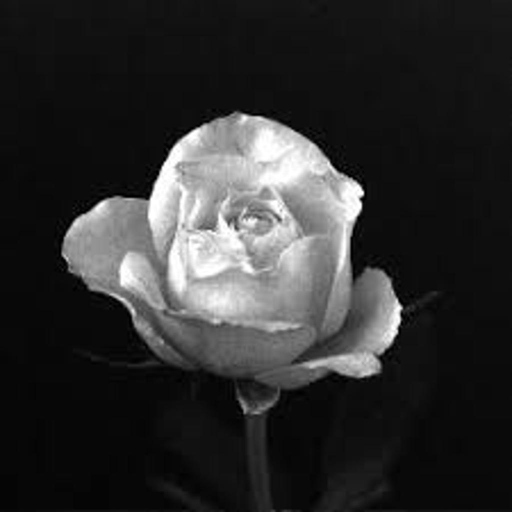
#> input picture PDI-P2/imagenes/rosa1024.jpg, 1024 x 1024 px (shown at 1/2 size)
$ jupyter execute PDI-P2.ipynb   (shell and % lines are left out)
#> lines starting #> are read from the running program, lines starting #| are printed output that depends on the picture; after the words box and inside, x2 and y2 are one past the last pixel; in counts of white or black regions, pixels touching at a corner belong together
Janet Illescas Coria

# Práctica 2 - Resolución espacial y de intensidad

[cell 1]
# Bibliotecas para la manipulación de imágenes, matrices, crear
# números aleatorios y el manejo de archivos y directorios.
from skimage import io
import matplotlib.pyplot as plt
import matplotlib.image as mpimg
import numpy as np
import random
import os

[cell 2]
# Configuración de pyplot para ver las imágenes en escala de grises.
plt.rcParams['image.cmap'] = 'gray'
# Comando de Jupyter para que las imágenes se muestren automaticamente.

### 1. Reducción de la resolución espacial

[cell 3]
# Función para reducir la resolución espacial de la imagen recibida de
# tamaño 1024x1024 (recibimos la dirección donde se encuentra el archivo de la
# imagen).
def reduccion_espacial(img):
    # Estaremos utilizando los bloques try y except para manejar
    # excepciones que se puedan dar.
#> called with img = 'imagenes/rosa1024.jpg'
    try:
        # Verificamos si el archivo recibido existe, si no existe
        # lanzamos una excepción.
        if not os.path.exists(img):
            raise ValueError('No existe el archivo')

        # Verificamos si el archivo es png o jpg, si no es así lanzamos
        # una excepción.
        if not img.endswith('.png') and not img.endswith('.jpg'):
            raise ValueError('El archivo debe ser png o jpg')


        # Leemos la imagen.
        img = io.imread(img)
#> img is the input picture: shape (1024, 1024); min 0, max 255, mean 46.9

        # Verificamos si la imagen tiene el tamaño que se requiere,
        # si no es así lanzamos una excepción.
        if img.shape != (1024, 1024):
            raise ValueError('La imagen dede ser de 1024 x 1024 pixeles')

        # Creamos matrices llenas de ceros de los tamaños a los que
        # será reducida la imagen (512, 256, 128, 64).
        img1 = np.zeros((512, 512))
        img2 = np.zeros((256, 256))
        img3 = np.zeros((128, 128))
        img4 = np.zeros((64, 64))

        # Creamos una lista que contendrá a todas las imágenes
        # de diferentes tamaños.
        imgs = [img, img1, img2, img3, img4]

        # Para procesar las 4 imágenes vacías creamos un ciclo
        # for.
        for i in range(1, 5):
            # Obtenemos el rango espacial de la imagen i.
            rango_yx = imgs[i].shape
            # Recorremos la imagen i pixel por pixel.
            for y in range(0, rango_yx[0]):
                for x in range(0, rango_yx[1]):
                    # Le asignamos su valor correspondiente de la imagen
                    # anterior (que tiene exactamente el doble de tamaño),
                    # por eso sus coordenadas se obtienen multiplicando
                    # las coordenadas actuales por 2.
                    imgs[i][y][x] = imgs[i-1][y*2][x*2]
#> after the loop, imgs = 5 items

        # Eliminamos la primer imagen de la lista, ya que es la original.
        imgs.pop(0)

        # Regresamos nuestro conjunto de imágenes ya procesadas.
        return imgs

    # Si ocurre algún error se muestra.
    except ValueError as e:
            print(f"Error: {e}")

[cell 4]
# Ejecutamos la función reduccion_espacial() con la dirección de la imagen
# rosa1024.jpg. Guardamos el conjunto de imágenes ya reducidas en la
# variable imgs_reducidas_e.
imgs_reducidas_e = reduccion_espacial('imagenes/rosa1024.jpg')
#> imgs_reducidas_e = 4 items

### 2. Despliegue de imágenes reducidas espacialmente

[cell 5]
# Recorremos las imágenes reducidas espacialemente.
for img in imgs_reducidas_e:
    # Creamos una figura con un tamaño que se ajusta al número de
    # píxeles de la imagen. Dividimos las dimensiones entre 100 para
    # obtener una escala razonable en pulgadas.
    plt.figure(figsize=(img.shape[1]/100, img.shape[0]/100))
    # Desplegamos la imagen
    plt.imshow(img)
    # Creamos otra figura para poder mostrar otra imagen, sino el
    # proximo imshow sobreescribe al anterior.
    plt.figure()
#> this loop made 4 passes
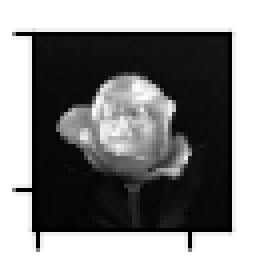
#> figure drawn by matplotlib, 1 panel

### 3. Zoom con el método vecino más cercano

[cell 6]
# Función para hacer zoom a 1024x1024 pixeles de la imagen recibida con
# el método del vecino más cercano.
# Recibimos imagen como un arreglo numpy (matriz).
def zoom_vecino_mas_cercano(img):
    try:
        # Verificamos si la imagen recibida es un arreglo numpy, sino
        # lanzamos una excepción.
        if not isinstance(img, np.ndarray):
            raise ValueError('La imagen debe ser una instancia numpy.ndarray')

        # Creamos una matriz llenas de ceros de tamaño 1024x1024.
        img_z = np.zeros((1024, 1024))

        # Obtenemos el factor necesario para escalar el tamaño de la
        # imagen recibida a un tamaño de 1024.
        multiplo = 1024 // img.shape[0]
        # Recorremos la imagen pixel por pixel.
        for y in range(0, 1024):
            for x in range(0, 1024):
                # Le asignamos su valor correspondiente de la imagen
                # original dividiendo la coordenada entre el factor
                # obtenido anteriormente. Al ser una división entera
                # obtendremos la coordenada correspondiente al vecino
                # más cercano.
                img_z[y][x] = img[y//multiplo][x//multiplo]

        # Regresamos la imagen con un zoom a 1024x1024 pixeles.
        return img_z

    except ValueError as e:
            print(f"Error: {e}")

[cell 7]
# Recorremos las imágenes reducidas en el ejercicio anterior.
for img in imgs_reducidas_e:
    # Realizamos el zoom a 1024x1024 pixeles de cada imagen.
    zoom = zoom_vecino_mas_cercano(img)
    # Desplegamos la imagen con zoom.
    plt.imshow(zoom)
    plt.figure()
#> this loop made 4 passes
#> multiplo in zoom_vecino_mas_cercano on passes 1 to 4: 2, 4, 8, 16
#> pass 3, `zoom = zoom_vecino_mas_cercano(img)`:
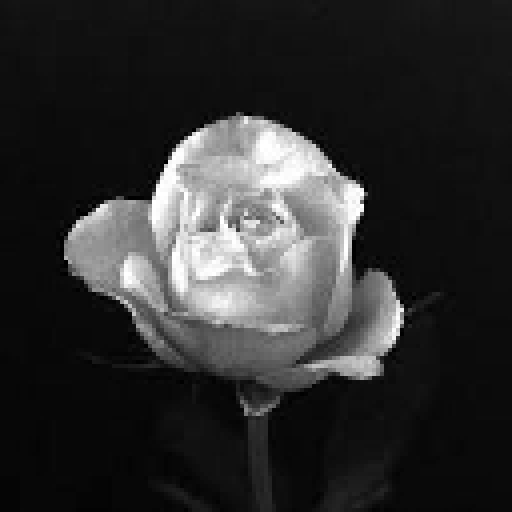
#> zoom: shape (1024, 1024) float64 (shown at 1/2 size); min 0, max 255, mean 46.9
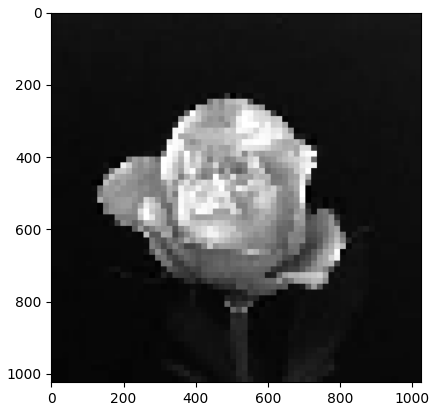
#> figure drawn by matplotlib, 1 panel

### 4. Reducción de la resolución de intensidad

[cell 8]
# Función para reducir la resolución de intensidad a 128, 64, 32, 16, 8,
# 4 y 2 de la imagen recibida (recibimos la dirección donde se encuentra
# el archivo de la imagen).
def reduccion_intensidad(img):
#> called with img = 'imagenes/X_raySkull.png'
    try:
        # Verificamos si el archivo recibido existe, si no existe
        # lanzamos una excepción.
        if not os.path.exists(img):
            raise ValueError('No existe el archivo')

        # Verificamos si el archivo es png o jpg, si no es así lanzamos
        # una excepción.
        if not img.endswith('.png') and not img.endswith('.jpg'):
            raise ValueError('El archivo debe ser png o jpg')

        # Leemos la imagen.
        img = io.imread(img)
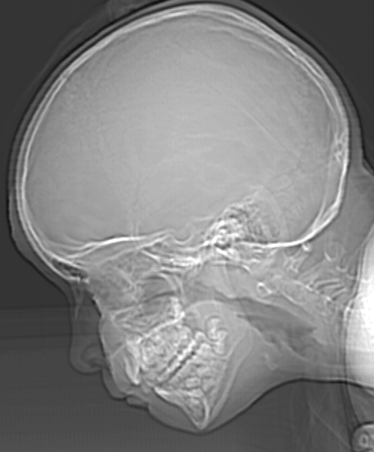
#> input picture PDI-P2/imagenes/X_raySkull.png, 374 x 452 px
#> img is the input picture: shape (452, 374); min 12, max 255, mean 129.4
        # Creamos una lista vacía en la que almacenaremos las imágenes con
        # las intensidades que debe generar la función.
        imgs = []

        # Lista de intensidades que se deben generar.
        intensidades = [128, 64, 32, 16, 8, 4, 2]

        # Recorremos la lista de intensidades.
        for i in intensidades:
            # Creamos una matriz llena de ceros del tamaño de la imagen
            # recibida.
            nueva_img = np.zeros(img.shape)
            # Recorremos los pixeles de la matriz.
            for y in range(0, img.shape[0]):
                for x in range(0, img.shape[1]):
                    # Le asignamos el nuevo valor de intensidad al pixel.
                    # Obtenemos el nuevo valor dividiendo la intensidad
                    # anterior entre 255 para generar un número entre 0
                    # y 1, luego es multiplicado por la intensidad a la
                    # que se debe escalar menos uno (ya que se considera
                    # al 0), como se pueden obtener números decimales
                    # hacemos un redondeo para que el valor sea entero.
                    nueva_img[y][x] = round(img[y][x] / 255 * (i-1))

            # Agregamos la imagen ya procesada a la lista de imágenes.
            imgs.append(nueva_img)
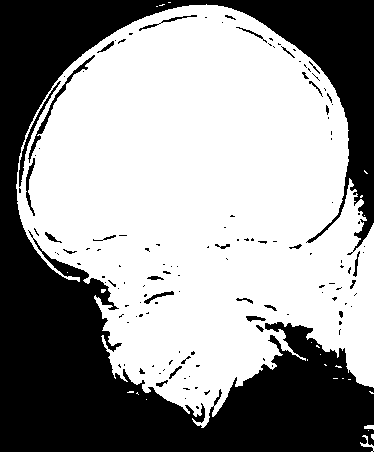
#> nueva_img: shape (452, 374) float64; values 0 (black) and 1 (white), 59.8% white; 134 black regions (103 under 20 px), largest, box (x1, y1, x2, y2) and area: (0, 0, 374, 452) 65399, (28, 55, 95, 163) 445, (19, 81, 61, 187) 348
#> after the loop, imgs = 7 items

        # Regresamos la lista de imágenes ya procesadas.
        return imgs

    except ValueError as e:
        print(f"Error: {e}")

[cell 9]
# Ejecutamos la función reduccion_intensidad() con la dirección de la
# imagen X_raySkull.png. Guardamos el conjunto de imágenes ya reducidas a
# diferentes intensidades en la variable imgs_reducidas_i.
imgs_reducidas_i = reduccion_intensidad('imagenes/X_raySkull.png')
#> imgs_reducidas_i = 7 items

### 5. Despliegue de imágenes reducidas en intensidad

[cell 10]
# Recorremos las imágenes reducidas en intensidad.
for img in imgs_reducidas_i:
    # Desplegamos la imagen
    plt.imshow(img)
    plt.figure()
#> this loop made 7 passes
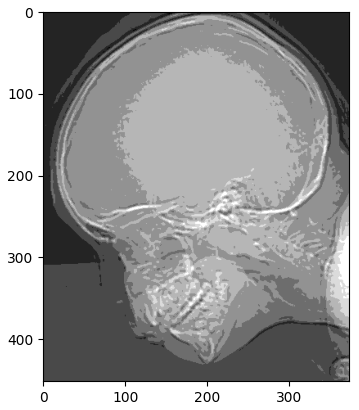
#> figure drawn by matplotlib, 1 panel
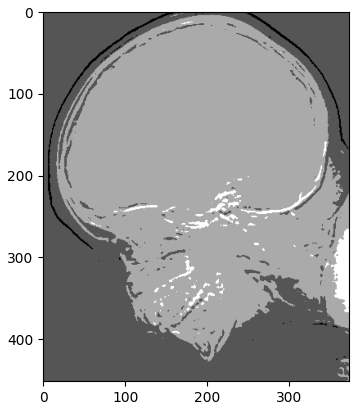
#> figure drawn by matplotlib, 1 panel

### 6. Determina pixeles 4-adyacentes y 8-adyacentes

[cell 11]
# Función para obtener las 4-adyacencias y 8-adyacencias de cinco
# pixeles generados de forma aleatoria a partir de la imagen recibida
# (recibimos la dirección donde se encuentra el archivo de la imagen).
def crea_ady(img):
#> called with img = 'imagenes/cuadro.png'
    try:
        # Verificamos si el archivo recibido existe, si no existe
        # lanzamos una excepción.
        if not os.path.exists(img):
            raise ValueError('No existe el archivo')

        # Verificamos si el archivo es png o jpg, si no es así lanzamos
        # una excepción.
        if not img.endswith('.png') and not img.endswith('.jpg'):
            raise ValueError('El archivo debe ser png o jpg')

        # Leemos la imagen.
        img = io.imread(img)
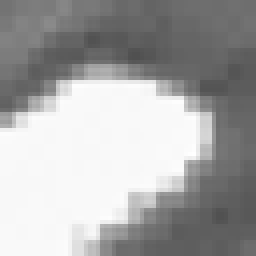
#> input picture PDI-P2/imagenes/cuadro.png, 64 x 64 px (shown 4 times larger)
#> img is the input picture: shape (64, 64); min 80, max 255, mean 166.8

        # Creamos una lista vacía donde almacenaremos los pixeles
        # generados aleatoriamente.
        pixeles = []

        # Con un ciclo for generamos 5 pixeles.
        for i in range (0, 5):
            # Obtenemos la coordenada en y de forma aleatoria.
            y = random.randint(0, img.shape[0]-1)
            # Obtenemos la coordenada en x de forma aleatoria.
            x = random.randint(0, img.shape[1]-1)
            # Agregamos el pixel obtenido con las coordenadas anteriores
            # a la lista de pixeles.
            pixeles.append((y, x))
#> this loop made 5 passes
#> (y, x) on passes 1 to 5: (49, 53), (5, 33), (62, 51), (38, 61), (45, 27)
#> after the loop, pixeles = [(49, 53), (5, 33), (62, 51), (38, 61), (45, 27)]

        # Creamos una lista para almacenar las cuatro adyacencias de
        # cada pixel.
        cuatro_ady = []
        # Recorremos nuestra lista de pixeles.
        for p in pixeles:
            # Creamos una lista para almacenar las cuatro adyacencias
            # del pixel p.
            pixeles_4_ady = []
            # Agregamos las cuatro adyacencias a la lista.
            pixeles_4_ady.append((p[0]-1, p[1]))
            pixeles_4_ady.append((p[0]+1, p[1]))
            pixeles_4_ady.append((p[0], p[1]-1))
            pixeles_4_ady.append((p[0], p[1]+1))
            # Agregamos a lista de adyacencias del pixel a la lista de
            # las adyacencias de todos los pixeles.
            cuatro_ady.append(pixeles_4_ady)
#> this loop made 5 passes
#> after the loop, cuatro_ady = [[(48, 53), (50, 53), (49, 52), (49, 54)], [(4, 33), (6, 33), (5, 32), (5, 34)], [(61, 51), (63, 51), (62, 50), (62, 52)], [(37, 61), (39, 61), (38, 60), (38, 62)], [(44, 27), (46, 27), (45, 26), (45, 28)]]

        # Creamos una lista para almacenar las ocho adyacencias de cada
        # pixel.
        ocho_ady = []
        # Recorremos nuestra lista de pixeles.
        for p in pixeles:
            # Creamos una lista para almacenar las ocho adyacencias del
            # pixel p.
            pixeles_8_ady = []
            # Agregamos las ocho adyacencias a la lista.
            pixeles_8_ady.append((p[0]-1, p[1]))
            pixeles_8_ady.append((p[0]+1, p[1]))
            pixeles_8_ady.append((p[0], p[1]-1))
            pixeles_8_ady.append((p[0], p[1]+1))
            pixeles_8_ady.append((p[0]-1, p[1]-1))
            pixeles_8_ady.append((p[0]-1, p[1]+1))
            pixeles_8_ady.append((p[0]+1, p[1]-1))
            pixeles_8_ady.append((p[0]+1, p[1]+1))
            # Agregamos a lista de adyacencias del pixel a la lista de
            # las adyacencias de todos los pixeles.
            ocho_ady.append(pixeles_8_ady)
#> after the loop, ocho_ady = 5 items

        # Creamos una tupla que almacene la lista de pixeles, la lista
        # de sus cuatro adyacencias y la lista de sus ocho adyacencias.
        ady = (pixeles, cuatro_ady, ocho_ady)
        # Regresamos la tupla con los pixeles y sus adyacencias.
        return ady

    except ValueError as e:
        print(f"Error: {e}")

[cell 12]
# Ejecutamos la función crea_ady() con la dirección de la
# imagen cuadro.png. Guardamos el conjunto de información de los pixeles
# generados y sus adyacencias en la variable info.
info = crea_ady('imagenes/cuadro.png')
# Separamos la información en variables independientes para un manejo
# más simple.
pixeles = info[0]
#> pixeles = [(49, 53), (5, 33), (62, 51), (38, 61), (45, 27)]
cuatro_ady = info[1]
ocho_ady = info[2]
#> ocho_ady = 5 items

### 7. Despliegue de vecindades obtenidas

[cell 13]
# Función que marca las vecindades recibidas a la imagen, también
# recibida como dirección donde se encuentra el archivo de la imagen.
def agregar_vecindades(img, vecindades):
#> called with img = 'imagenes/cuadro.png'
    try:
        # Verificamos si el archivo recibido existe, si no existe
        # lanzamos una excepción.
        if not os.path.exists(img):
            raise ValueError('No existe el archivo')

        # Verificamos si el archivo es png o jpg, si no es así lanzamos
        # una excepción.
        if not img.endswith('.png') and not img.endswith('.jpg'):
            raise ValueError('El archivo debe ser png o jpg')

        # Leemos la imagen.
        img = io.imread(img)

        # Verificamos que las vecindades esten en una lista, si no es así
        # lazamos una excepción.
        if not isinstance(vecindades, list):
            raise ValueError('Las vecindades deben estar en una lista')

        # Recorremos las vecindades de cada pixel.
        for vecindad_p in vecindades:

            # Verificamos que la vecindad sea una lista, si no es así
            # lanzamos una excepción.
            if not isinstance(vecindad_p, list):
                raise ValueError('Las vecindades deben ser una lista')

            # Recorremos la vecindad del pixel p.
            for v in vecindad_p:
                # Verificamos que el vecino sea una tupla de dos enteros,
                # si no es así lanzamos una excepción.
                if not isinstance(v, tuple):
                    raise ValueError('Los vecinos deben ser una tupla')
                if len(v) != 2:
                    raise ValueError('Los vecinos deben tener 2 coordenadas')
                if not isinstance(v[0], int) or not isinstance(v[1], int):
                    raise ValueError('Las coordenadas deben ser enteros')

                # Verificamos que el vecino no se encuentre fuera del
                # rango espacial de la imagen.
                if v[0] >= 0 and v[0] < img.shape[0] and v[1] >= 0 and v[1] < img.shape[1]:
                    # Colorea de negro al vecino v.
                    img[v[0]][v[1]] = 0
#> this loop made 5 passes
#> vecindad_p on passes 1 to 5: [(48, 53), (50, 53), (49, 52), (49, 54)], [(4, 33), (6, 33), (5, 32), (5, 34)], [(61, 51), (63, 51), (62, 50), (62, 52)], [(37, 61), (39, 61), (38, 60), (38, 62)], [(44, 27), (46, 27), (45, 26), (45, 28)]
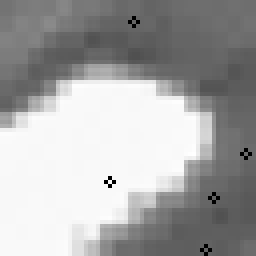
#> img: shape (64, 64) (shown 4 times larger); 0.49% of pixels changed, all inside (x1, y1, x2, y2) = (26, 4, 63, 64)

        # Regresamos la imagen con las vecindades marcadas.
        return img

    except ValueError as e:
        print(f"Error: {e}")

[cell 14]
# Ejecutamos la función agregar_vecindades() con la dirección de la
# imagen cuadro.png y las 4-vecindades obtenidas en el ejercicio
# anterior. Guardamos la imagen con las vecindades marcadas.
cuadro = agregar_vecindades('imagenes/cuadro.png', cuatro_ady)
# Desplegamos la imagen con las 4-vecindades
plt.imshow(cuadro)
plt.figure()

# Ejecutamos la función agregar_vecindades() con la dirección de la
# imagen cuadro.png y las 8-vecindades obtenidas en el ejercicio
# anterior. Guardamos la imagen con las vecindades marcadas.
cuadro = agregar_vecindades('imagenes/cuadro.png', ocho_ady)
#> call 2 of agregar_vecindades, with img = 'imagenes/cuadro.png'
#> the loop in agregar_vecindades (call 2), `for vecindad_p in vecindades:` made 5 passes
#> after the loop in agregar_vecindades (call 2), `for vecindad_p in vecindades:`:
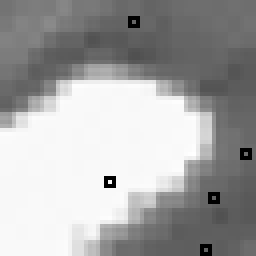
#> img: shape (64, 64) (shown 4 times larger); 0.98% of pixels changed, all inside (x1, y1, x2, y2) = (26, 4, 63, 64)
# Desplegamos la imagen con las 8-vecindades
plt.imshow(cuadro)
plt.figure()

### 8. Calcula las distancias City block y Chessbord entre pixeles

[cell 15]
# Función que calcula las distancia City block entre dos pixeles
# recibidos (tuplas de dos coordenadas).
def city_block(p1, p2):
    try:
        # Verificamos que los pixeles sean tuplas de dos enteros, si no
        # es así lanzamos una excepción.
        if not isinstance(p1, tuple) or not isinstance(p2, tuple):
            raise ValueError('Los pixeles deben ser tuplas')
        if len(p1) != 2 or len(p2) != 2:
            raise ValueError('Los pixeles deben tener 2 coordenadas')
        if not isinstance(p1[0], int) or not isinstance(p1[1], int) or not isinstance(p2[0], int) or not isinstance(p2[1], int):
            raise ValueError('Las coordenadas deben ser enteros')

        # Regresamoa la distancia City block entre ambos pixeles.
        return abs(p1[0] - p2[0]) + abs(p1[1] - p2[1])

    except ValueError as e:
        print(f"Error: {e}")

[cell 16]
# Función que calcula las distancia Chessbord entre dos pixeles
# recibidos (tuplas de dos coordenadas).
def chessbord(p1, p2):
    try:
        # Verificamos que los pixeles sean tuplas de dos enteros, si no
        # es así lanzamos una excepción.
        if not isinstance(p1, tuple) or not isinstance(p2, tuple):
            raise ValueError('Los pixeles deben ser tuplas')
        if len(p1) != 2 or len(p2) != 2:
            raise ValueError('Los pixeles deben tener 2 coordenadas')
        if not isinstance(p1[0], int) or not isinstance(p1[1], int) or not isinstance(p2[0], int) or not isinstance(p2[1], int):
            raise ValueError('Las coordenadas deben ser enteros')

        # Regresamoa la distancia Chessbord entre ambos pixeles.
        return max(abs(p1[0] - p2[0]),abs(p1[1] - p2[1]))

    except ValueError as e:
        print(f"Error: {e}")

[cell 17]
# Pixeles con los que estaremos trabajando (los resulantantes del
# ejericio anterior).
px = pixeles
#> px = [(49, 53), (5, 33), (62, 51), (38, 61), (45, 27)]

# Desplegamos las distancias City Block del primer pixel a los demás.
print(f'Distancias City Block desde ({px[0][0]}, {px[0][1]}):')
#| Distancias City Block desde (49, 53):
# Recorremos los pixeles, sin contar el primero.
for i in range(1, 5):
    # Calculamos e imprimimos la distancia al pixel i.
    print(f'  ({px[i][0]}, {px[i][1]}): {city_block(px[0], px[i])}')

# Desplegamos las distancias Chessbord del primer pixel a los demás.
print(f'Distancias Chessbord desde ({px[0][0]}, {px[0][1]}):')
#| Distancias Chessbord desde (49, 53):
# Recorremos los pixeles, sin contar el primero.
for i in range(1, 5):
    # Calculamos e imprimimos la distancia al pixel i.
    print(f'  ({px[i][0]}, {px[i][1]}): {chessbord(px[0], px[i])}')
